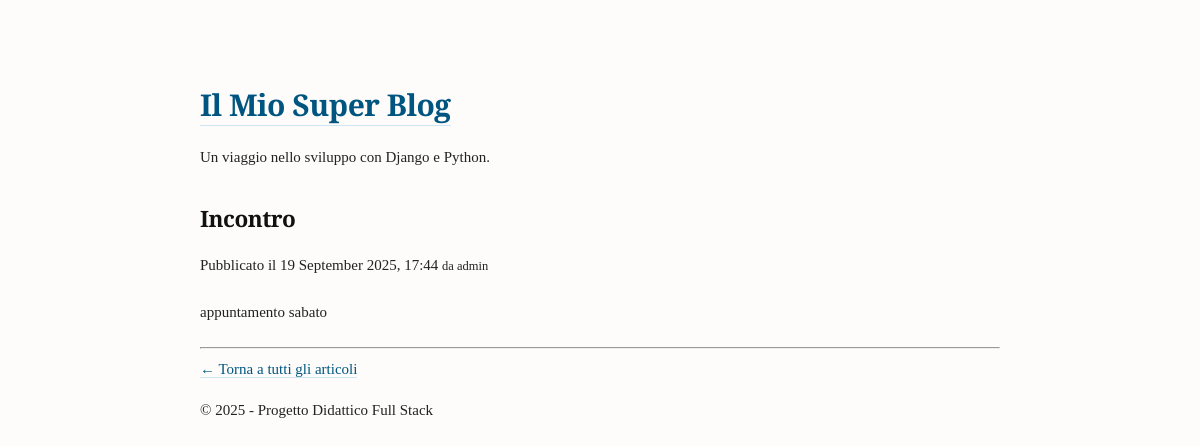
The app's page /post/2/ with its own data.
### blog/models.py (models this page shows, shortened)
class Post(models.Model):
    title = models.CharField(max_length=200)
    content = models.TextField()
    author = models.ForeignKey(
        get_user_model(),
        on_delete=models.CASCADE,
        related_name='posts'
    )
    tags = models.ManyToManyField(Tag, blank=True)
    created_at = models.DateTimeField(auto_now_add=True)
    updated_at = models.DateTimeField(auto_now=True)

### blog/views.py (the view)
# urls.py: path('post/<int:pk>/', post_detail_view, name='post_detail'),
def post_detail_view(request, pk):
    post = get_object_or_404(Post, pk=pk)
    context = {
        'post': post,
    }
    return render(request, "blog/post_detail.html", context)

### templates/blog/post_detail.html
{% extends "base.html" %}
{% block content %}
    <article class="post-full">
        <h2 class="post-title">{{ post.title }}</h2>
        <p class="post-meta">
            Pubblicato il {{ post.created_at|date:"d F Y, H:i" }} <small>da {{ post.author }}</small>
        </p>
        <div class="post-content">
            {{ post.content|linebreaks }}
        </div>
    </article>
    <hr>
    <a href="{% url 'post_list' %}">&larr; Torna a tutti gli articoli</a>
{% endblock content %}

### static/css/style.css (style rules this page uses)
body { font-family: 'Libre Baskerville', serif; max-width: 800px; margin: auto; line-height: 1.75; font-size: 15px; color: #222; background-color: #fdfcfb; padding: 40px 20px; }
h1, h2, h3 { font-weight: 700; letter-spacing: -0.5px; line-height: 1.3; margin-top: 1.5em; color: #111; }
p { margin-bottom: 1.4em; text-align: justify; }
a { color: #005580; text-decoration: none; border-bottom: 1px solid #cce5f0; }

### records on screen
Post: title "Incontro", created_at "19 September 2025, 17:44", author "admin", content "appuntamento sabato"
